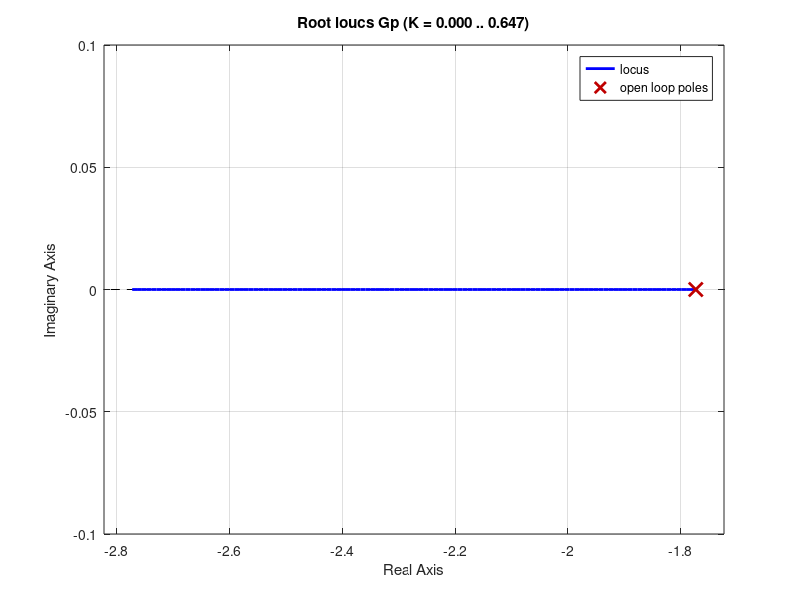

The MATLAB source for this figure: (Note: this script raises an error after producing the figure.)
%%
%Based on Scalar Example: Adaptive Tracking p212. Only applies on a
%constant desired reference.
%%
clear all
close all

%% simulation time definition
interval=0.136; % gia 0.13 kataligei se arketa megalyteri timi, gia katw 0.13 paei se astatheia, gia 0.14 kai anw paei se xamiloteri timi kok
t_space = 0:interval:5;

%% constant reference definition
c = 4;
yc = c *ones(1,length(t_space));
%% Plant Definition for simulation purposes
km=235.68;
kT=0.0037;
Tm=0.564;
a = + 1/Tm;
b = km*kT/Tm;
Gp = tf(b,[1 a]);
step(Gp)
Gp_ss = ss(Gp);
rlocus(Gp)

%%

y=zeros;
e=zeros;
u=zeros;
am = 10; %the system itself has its pole at -2, I want to make it faster
k1star = (-a+am)/b
k2star = a*c/b

%% APPC process
for i=1:(length(yc)-1)
    
    t = t_space(i):interval:t_space(i+1);
    u(i) = -k1star*e(i) - k2star;
    
    input=u(i) * ones(1,length(t));
    temp = lsim(Gp_ss,input,t,y(i));
    y(i+1)=temp(end);
    
    e(i+1)=y(i+1)-yc(i+1);
    
end

figure()
plot(t_space,yc);
hold on
plot(t_space,y);
legend('constant','yp')
title('Desired constant output and y plant output')

figure()
plot(t_space,e);

datap = stepinfo(y,t_space);
